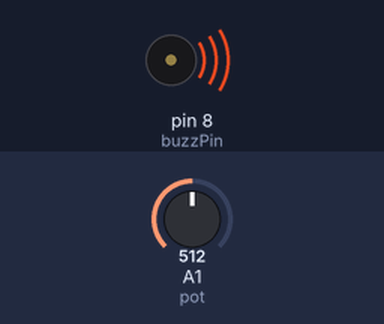
The sketch below on a simulated Arduino Uno, built with avr-gcc and run on an emulated ATmega328P. Shown: buzzer (waves = sounding). The inputs (shaded band) are chosen by the test bench; at power-on: A1 (pot) = 512.

Above: at 0.1 s.
Timing chart, 0 to 1.6 s (numbered marks = the images above):
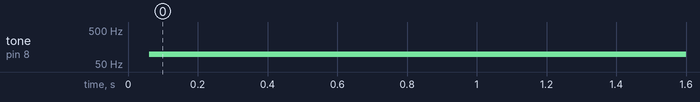

The sketch:

Buzzer_Pasive.ino
```cpp
int buzzPin=8;
int pot=A1;
int potval;
float result;
void setup() {
  // put your setup code here, to run once:
pinMode(buzzPin,OUTPUT);
pinMode(pot,INPUT);
}

void loop() {
  // put your main code here, to run repeatedly:
potval=analogRead(pot);
result=(9940./1023.)*potval+60;
digitalWrite(buzzPin,HIGH);
delayMicroseconds(result);
digitalWrite(buzzPin,LOW);
delayMicroseconds(result);
}
```

Measured:
- by itself, tone on pin 8 (buzzPin): silent → 98 Hz at 0.06 s
